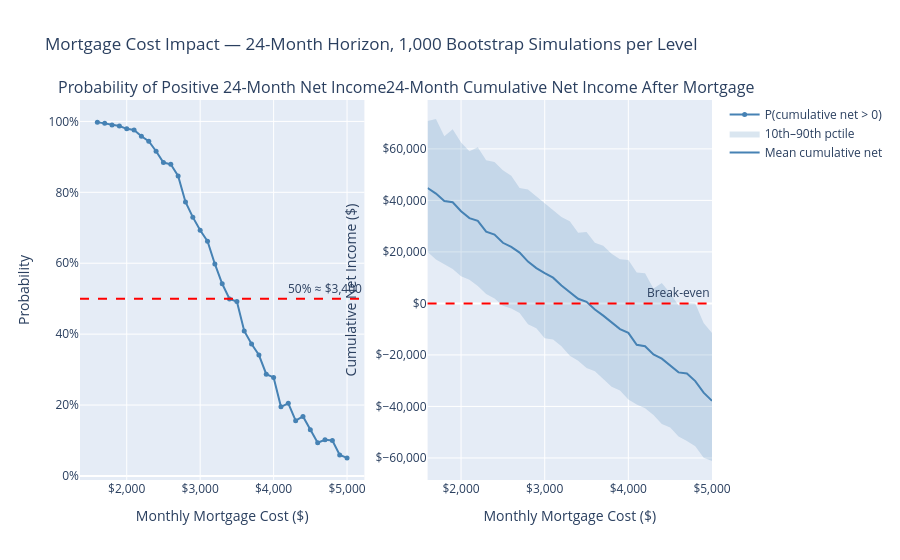

The notebook cell this image was saved under:
### Markdown cell above
# Bootstrap Simulation of Mortgage Payment Impact on Net Income

### Code cell
rng = np.random.default_rng(42)
net = pivoted['Net Income'].dropna().values

mortgage_costs = np.arange(1600, 5100, 100)
n_sims = 1000
n_months = 24

# Each simulation: sample 24 months from the empirical distribution, sum, subtract total mortgage cost
# Shape: (n_sims, n_months) → sum across months → subtract cost * n_months
sim_results = {
    cost: rng.choice(net, size=(n_sims, n_months), replace=True).sum(axis=1) - cost * n_months
    for cost in mortgage_costs
}

prob_positive = [np.mean(sim_results[c] > 0) for c in mortgage_costs]
mean_net      = [np.mean(sim_results[c]) for c in mortgage_costs]
p10           = [np.percentile(sim_results[c], 10) for c in mortgage_costs]
p90           = [np.percentile(sim_results[c], 90) for c in mortgage_costs]

# Find mortgage cost closest to 50% probability crossover
prob_arr = np.array(prob_positive)
cross_idx = np.argmin(np.abs(prob_arr - 0.5))
crossover_cost = mortgage_costs[cross_idx]

fig = make_subplots(
    rows=1, cols=2,
    subplot_titles=(
        'Probability of Positive 24-Month Net Income',
        '24-Month Cumulative Net Income After Mortgage'
    )
)

fig.add_trace(go.Scatter(
    x=mortgage_costs, y=prob_positive,
    mode='lines+markers',
    line=dict(color='steelblue', width=2),
    marker=dict(size=5),
    name='P(cumulative net > 0)'
), row=1, col=1)
fig.add_hline(y=0.5, line_dash='dash', line_color='red',
              annotation_text=f'50% ≈ ${crossover_cost:,}', row=1, col=1)

fig.add_trace(go.Scatter(
    x=list(mortgage_costs) + list(mortgage_costs[::-1]),
    y=p90 + p10[::-1],
    fill='toself',
    fillcolor='rgba(70,130,180,0.2)',
    line=dict(color='rgba(0,0,0,0)'),
    name='10th–90th pctile'
), row=1, col=2)
fig.add_trace(go.Scatter(
    x=mortgage_costs, y=mean_net,
    mode='lines',
    line=dict(color='steelblue', width=2),
    name='Mean cumulative net'
), row=1, col=2)
fig.add_hline(y=0, line_dash='dash', line_color='red', annotation_text='Break-even', row=1, col=2)

fig.update_xaxes(title_text='Monthly Mortgage Cost ($)', tickprefix='$', tickformat=',')
fig.update_yaxes(title_text='Probability', tickformat='.0%', row=1, col=1)
fig.update_yaxes(title_text='Cumulative Net Income ($)', tickprefix='$', tickformat=',', row=1, col=2)
fig.update_layout(
    title=f'Mortgage Cost Impact — {n_months}-Month Horizon, {n_sims:,} Bootstrap Simulations per Level',
    showlegend=True
)
fig.show()

print(f"\n--- Key thresholds (24-month horizon) ---")
for c in mortgage_costs:
    p = np.mean(sim_results[c] > 0)
    if abs(p - 0.5) < 0.05:
        print(f"  ${c:,}/mo  →  P(positive) = {p:.1%}  |  mean = ${np.mean(sim_results[c]):,.0f}  |  p10 = ${np.percentile(sim_results[c], 10):,.0f}")

### Figure 1 — Plotly figure (JSON) as saved in the notebook; plotly's stock layout.template omitted (floating-point values rounded to 4 significant figures)
{"data": [{"line": {"color": "steelblue", "width": 2}, "marker": {"size": 5}, "mode": "lines+markers", "name": "P(cumulative net > 0)", "type": "scatter", "x": [1600, 1700, 1800, 1900, 2000, 2100, 2200, 2300, 2400, 2500, 2600, 2700, 2800, 2900, 3000, 3100, 3200, 3300, 3400, 3500, 3600, 3700, 3800, 3900, 4000, 4100, 4200, 4300, 4400, 4500, 4600, 4700, 4800, 4900, 5000], "xaxis": "x", "y": [0.998, 0.995, 0.99, 0.987, 0.979, 0.976, 0.958, 0.944, 0.916, 0.884, 0.879, 0.846, 0.773, 0.73, 0.693, 0.662, 0.598, 0.542, 0.499, 0.492, 0.409, 0.372, 0.341, 0.287, 0.278, 0.195, 0.205, 0.156, 0.168, 0.13, 0.094, 0.102, 0.1, 0.059, 0.051], "yaxis": "y"}, {"fill": "toself", "fillcolor": "rgba(70,130,180,0.2)", "line": {"color": "rgba(0,0,0,0)"}, "name": "10th–90th pctile", "type": "scatter", "x": [1600, 1700, 1800, 1900, 2000, 2100, 2200, 2300, 2400, 2500, 2600, 2700, 2800, 2900, 3000, 3100, 3200, 3300, 3400, 3500, 3600, 3700, 3800, 3900, 4000, 4100, 4200, 4300, 4400, 4500, 4600, 4700, 4800, 4900, 5000, 5000, 4900, 4800, 4700, 4600, 4500, 4400, 4300, 4200, 4100, 4000, 3900, 3800, 3700, 3600, 3500, 3400, 3300, 3200, 3100, 3000, 2900, 2800, 2700, 2600, 2500, 2400, 2300, 2200, 2100, 2000, 1900, 1800, 1700, 1600], "xaxis": "x2", "y": [70780.0, 71600.0, 64880.0, 67640.0, 62440.0, 59080.0, 60610.0, 55610.0, 54910.0, 51740.0, 49540.0, 44760.0, 44180.0, 41440.0, 38760.0, 36250.0, 33590.0, 31940.0, 27410.0, 27700.0, 23510.0, 22420.0, 19240.0, 17110.0, 16840.0, 12030.0, 11670.0, 5753.0, 7966.0, 3974.0, -801.4, 161.0, -7.547, -7635.0, -11490.0, -61190.0, -59880.0, -55460.0, -53420.0, -51720.0, -48180.0, -46810.0, -43300.0, -40690.0, -39250.0, -37280.0, -33820.0, -32320.0, -29220.0, -26300.0, -25070.0, -22280.0, -20320.0, -16630.0, -13970.0, -13490.0, -9679.0, -8136.0, -3698.0, -1965.0, -908.1, 1893.0, 3616.0, 6754.0, 9162.0, 10560.0, 13340.0, 15230.0, 17050.0, 19990.0], "yaxis": "y2"}, {"line": {"color": "steelblue", "width": 2}, "mode": "lines", "name": "Mean cumulative net", "type": "scatter", "x": [1600, 1700, 1800, 1900, 2000, 2100, 2200, 2300, 2400, 2500, 2600, 2700, 2800, 2900, 3000, 3100, 3200, 3300, 3400, 3500, 3600, 3700, 3800, 3900, 4000, 4100, 4200, 4300, 4400, 4500, 4600, 4700, 4800, 4900, 5000], "xaxis": "x2", "y": [44810.0, 42650.0, 39750.0, 39270.0, 35800.0, 33130.0, 32030.0, 27830.0, 26720.0, 23530.0, 21970.0, 19710.0, 16240.0, 13710.0, 11730.0, 9999.0, 6948.0, 4284.0, 1794.0, 607.6, -2373.0, -4754.0, -7493.0, -9974.0, -11420.0, -16050.0, -16620.0, -19800.0, -21450.0, -24040.0, -26780.0, -27180.0, -30170.0, -34660.0, -37830.0], "yaxis": "y2"}], "layout": {"annotations": [{"font": {"size": 16}, "showarrow": false, "text": "Probability of Positive 24-Month Net Income", "x": 0.225, "xanchor": "center", "xref": "paper", "y": 1, "yanchor": "bottom", "yref": "paper"}, {"font": {"size": 16}, "showarrow": false, "text": "24-Month Cumulative Net Income After Mortgage", "x": 0.775, "xanchor": "center", "xref": "paper", "y": 1, "yanchor": "bottom", "yref": "paper"}, {"showarrow": false, "text": "50% ≈ $3,400", "x": 1, "xanchor": "right", "xref": "x domain", "y": 0.5, "yanchor": "bottom", "yref": "y"}, {"showarrow": false, "text": "Break-even", "x": 1, "xanchor": "right", "xref": "x2 domain", "y": 0, "yanchor": "bottom", "yref": "y2"}], "shapes": [{"line": {"color": "red", "dash": "dash"}, "type": "line", "x0": 0, "x1": 1, "xref": "x domain", "y0": 0.5, "y1": 0.5, "yref": "y"}, {"line": {"color": "red", "dash": "dash"}, "type": "line", "x0": 0, "x1": 1, "xref": "x2 domain", "y0": 0, "y1": 0, "yref": "y2"}], "showlegend": true, "title": {"text": "Mortgage Cost Impact — 24-Month Horizon, 1,000 Bootstrap Simulations per Level"}, "xaxis": {"anchor": "y", "domain": [0, 0.45], "tickformat": ",", "tickprefix": "$", "title": {"text": "Monthly Mortgage Cost ($)"}}, "xaxis2": {"anchor": "y2", "domain": [0.55, 1], "tickformat": ",", "tickprefix": "$", "title": {"text": "Monthly Mortgage Cost ($)"}}, "yaxis": {"anchor": "x", "domain": [0, 1], "tickformat": ".0%", "title": {"text": "Probability"}}, "yaxis2": {"anchor": "x2", "domain": [0, 1], "tickformat": ",", "tickprefix": "$", "title": {"text": "Cumulative Net Income ($)"}}}}
